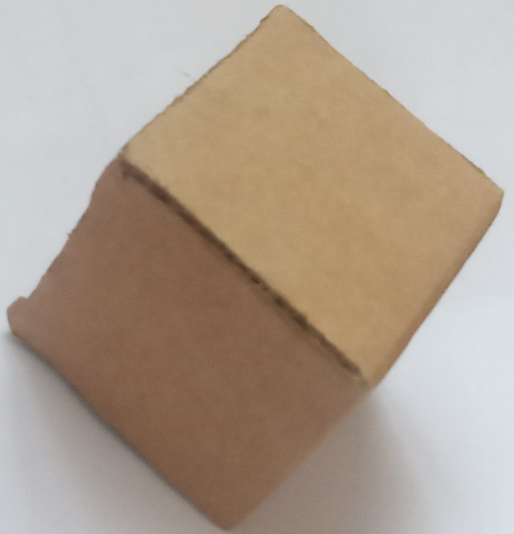
#> input picture ComputerVision/1.jpg, 1028 x 1068 px (shown at 1/2 size)
$ python feature_detection_and_martching.py
#> lines starting #> are read from the running program, lines starting #| are printed output that depends on the picture
import numpy as np
import cv2

same_part = cv2.imread('1.jpg')
#> same_part is the input picture: shape (1068, 1028, 3); mean B, G, R 143.8, 158.8, 174.3
full_img = cv2.imread('2.jpg')
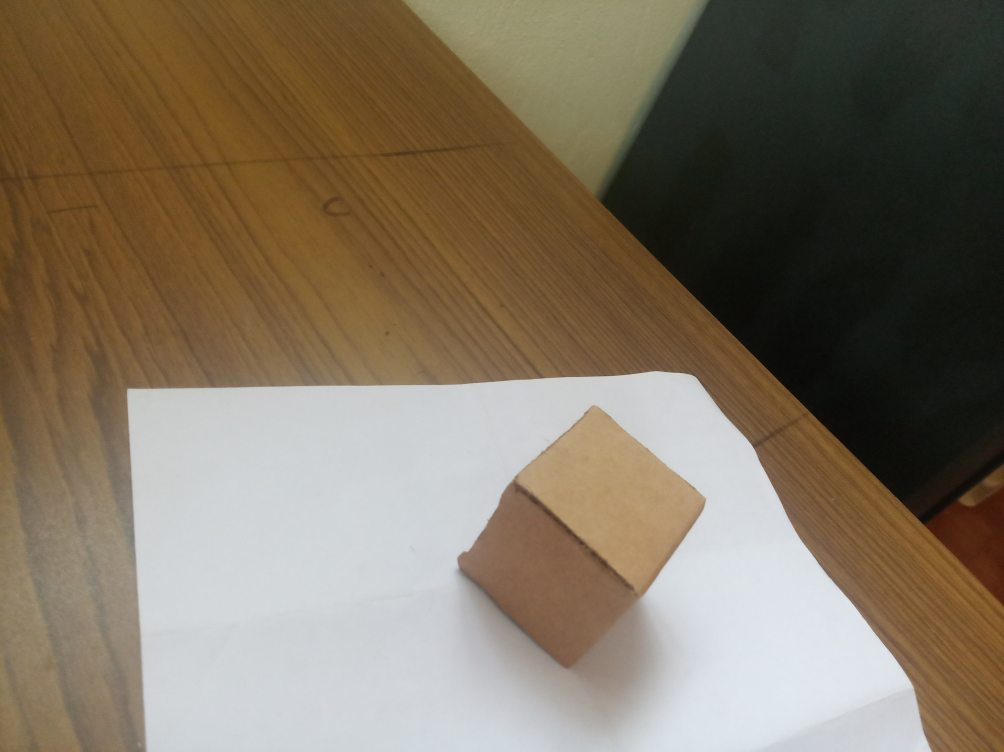
#> input picture ComputerVision/2.jpg, 4016 x 3008 px (shown at 1/4 size)
#> full_img is the input picture: shape (3008, 4016, 3); mean B, G, R 97.1, 115.4, 128
diff_part = cv2.imread('3.jpg')
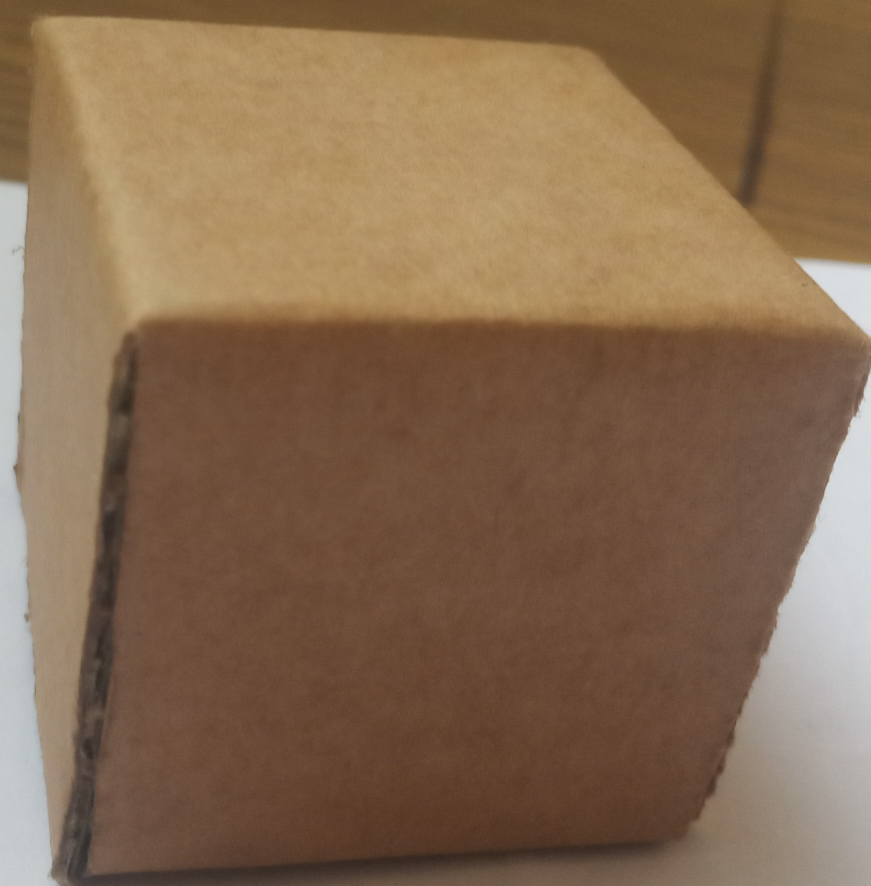
#> input picture ComputerVision/3.jpg, 1742 x 1772 px (shown at 1/2 size)
#> diff_part is the input picture: shape (1772, 1742, 3); mean B, G, R 81, 106.9, 134.5

# Convert it to grayscale
si_g = cv2.cvtColor(same_part, cv2.COLOR_BGR2GRAY)
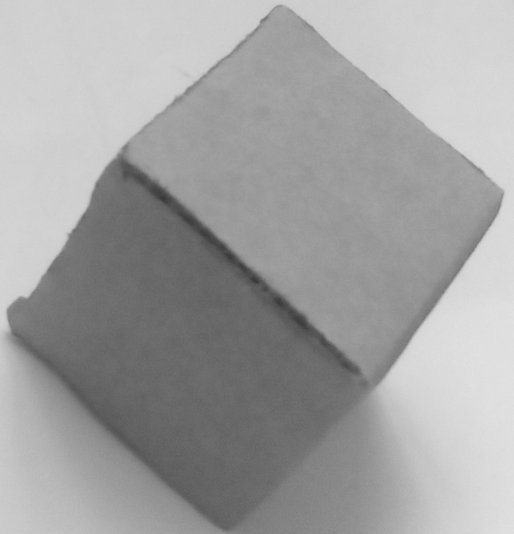
#> si_g: shape (1068, 1028) (shown at 1/2 size); min 47, max 228, mean 161.8
fi_g = cv2.cvtColor(full_img, cv2.COLOR_BGR2GRAY)
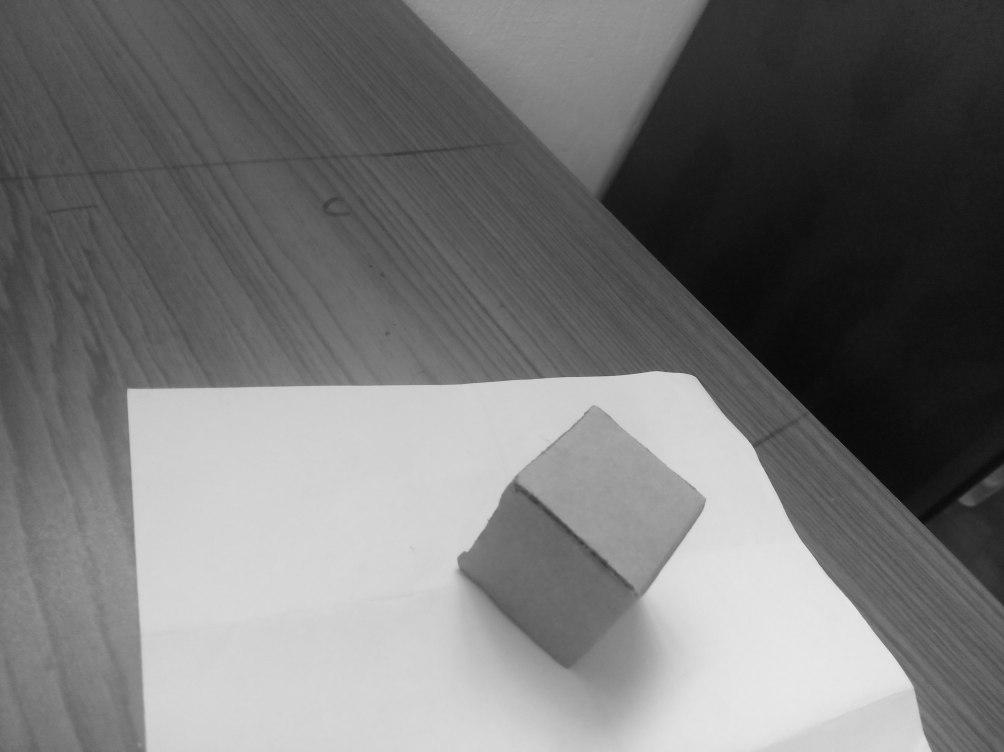
#> fi_g: shape (3008, 4016) (shown at 1/4 size); min 1, max 235, mean 117.1
di_g = cv2.cvtColor(diff_part, cv2.COLOR_BGR2GRAY)
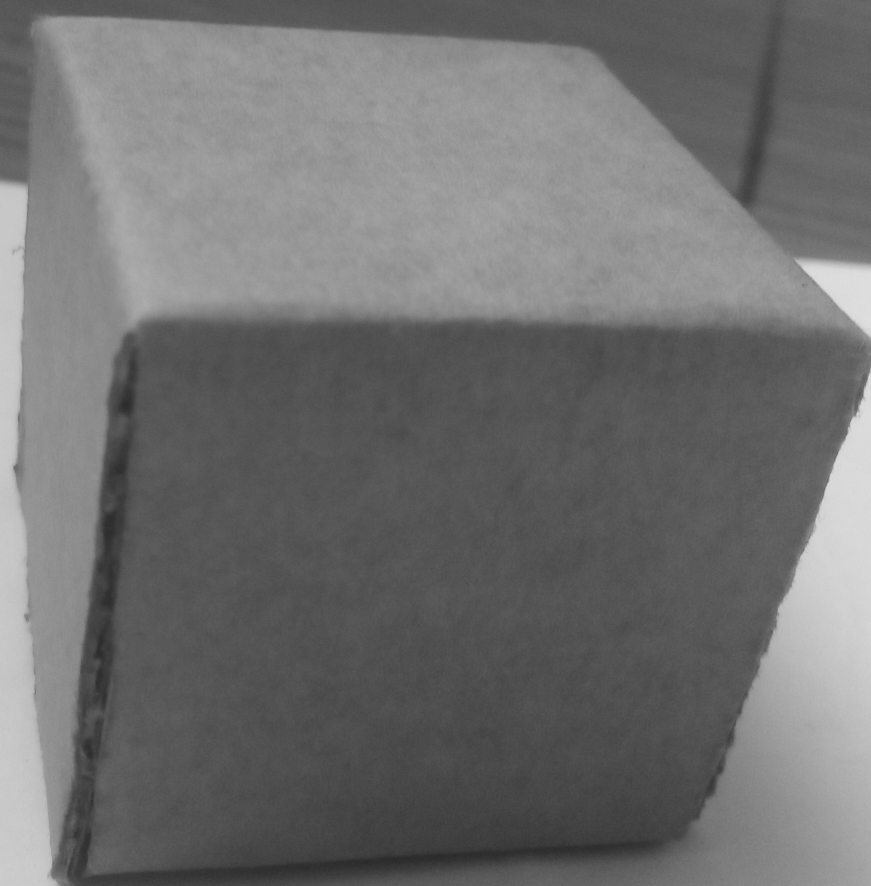
#> di_g: shape (1772, 1742) (shown at 1/2 size); min 39, max 224, mean 112.2

orb = cv2.ORB_create()

sp_keypoints, sp_descriptors = orb.detectAndCompute(si_g, None)
#> sp_keypoints = 15 keypoints; strongest (x, y, size): (137, 469, 64.3), (137, 468, 77.1), (54, 594, 53.6), (136, 469, 31)
fi_keypoints, fi_descriptors = orb.detectAndCompute(fi_g, None)
#> fi_keypoints = 196 keypoints; strongest (x, y, size): (512, 1555, 111.1), (511, 1556, 92.6), (510, 1558, 77.1), (515, 1555, 77.1)
di_keypoints, di_descriptors = orb.detectAndCompute(di_g, None)
#> di_keypoints = 47 keypoints; strongest (x, y, size): (1598, 523, 111.1), (1609, 530, 111.1), (1699, 853, 31), (1697, 855, 31)

matcher = cv2.BFMatcher()
matches1 = matcher.knnMatch(fi_descriptors, sp_descriptors, k=2)
#> matches1 = 196 matches
matches2 = matcher.knnMatch(fi_descriptors, di_descriptors, k=2)
#> matches2 = 196 matches


good1 = []
good2 = []

for m, n in matches1:
    if m.distance < 0.75*n.distance:
        good1.append([m])
#> after the loop, good1 = 12 matches
for m, n in matches2:
    if m.distance < 0.75*n.distance:
        good2.append([m])
#> after the loop, good2 = 1 matches


final_img1 = cv2.drawMatchesKnn(
    full_img, fi_keypoints, same_part, sp_keypoints, good1, None, flags=2)
final_img2 = cv2.drawMatchesKnn(
    full_img, fi_keypoints, diff_part, di_keypoints, good2, None, flags=2)

final_img1 = cv2.resize(final_img1, (640, 480))
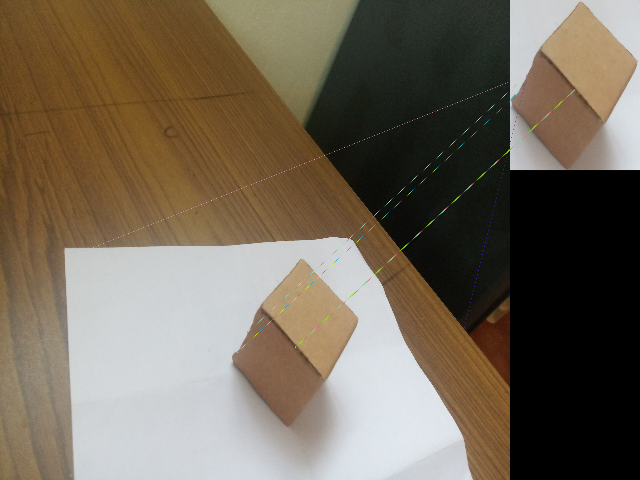
#> final_img1: shape (480, 640, 3); mean B, G, R 87.7, 103.4, 114.5
final_img2 = cv2.resize(final_img2, (640, 480))
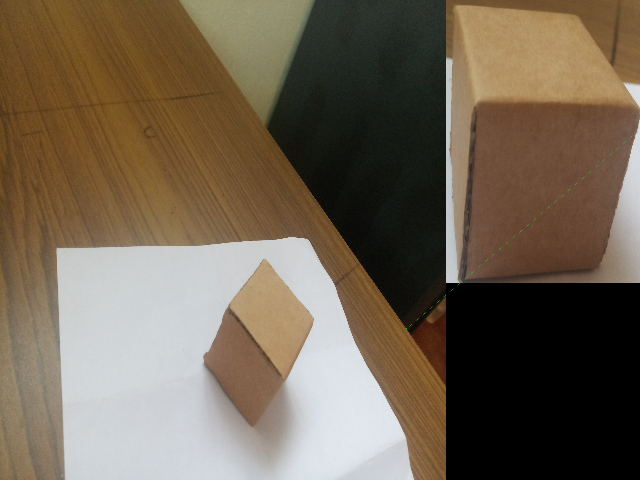
#> final_img2: shape (480, 640, 3); mean B, G, R 82.1, 99.5, 113.2


# [6 lines of commented-out code are left out]
cv2.imshow("f1", final_img1)
cv2.imshow("f2", final_img2)

cv2.waitKey(0)
